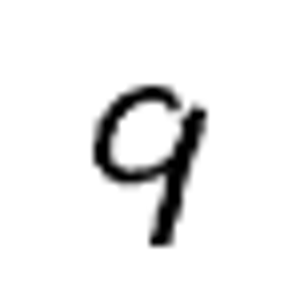
#> input picture sample_digits/mnist_test_16_digit9.png, 300 x 300 px
$ python -i preprocess.py   (imports and definitions only)
#> lines starting #> are read from the running program, lines starting #| are printed output that depends on the picture; after the words box and inside, x2 and y2 are one past the last pixel; in counts of white or black regions, pixels touching at a corner belong together
"""Turn a user's handwritten digit image into an MNIST-style 28×28 input.

MNIST digits are white on black, fitted into a 20×20 box and centred by their centre
of mass inside a 28×28 frame. A photo or drawing must go through the same steps,
otherwise the model sees something very different from its training data."""
from __future__ import annotations

import numpy as np
from PIL import Image


def _center_of_mass(a: np.ndarray):
    total = a.sum()
    if total == 0:
        return a.shape[0] / 2, a.shape[1] / 2
    rows, cols = np.indices(a.shape)
    return (rows * a).sum() / total, (cols * a).sum() / total


def prepare_image(source, return_steps: bool = False):
    """source: file path, PIL image or numpy array. Returns a float32 (28, 28) array in [0, 1]."""
#> called with return_steps = False
    if isinstance(source, Image.Image):
        img = source
    elif isinstance(source, np.ndarray):
        img = Image.fromarray(source.astype(np.uint8))
    else:
        img = Image.open(source)
#> img is the input picture: PIL image 300x300 L; min 0, max 255, mean 238.6
    if img.mode in ("RGBA", "LA"):                       # transparent drawings: paste on white
        bg = Image.new("RGBA", img.size, (255, 255, 255, 255))
        img = Image.alpha_composite(bg, img.convert("RGBA"))
    gray = np.asarray(img.convert("L"), dtype=np.float32)
    steps = {"original": gray.copy()}

    # 1. MNIST is white digit on black: invert if the background is light
    if np.median(gray) > 127:
        gray = 255.0 - gray
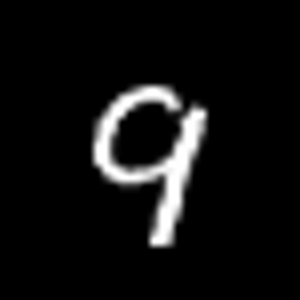
#> gray: shape (300, 300) float32; min 0, max 255, mean 16.4
    # remove the paper/background level and faint noise (thresholds adapt to the ink strength)
    gray = np.clip(gray - np.median(gray), 0, None)
    peak = np.percentile(gray, 99.9)
#> peak = 255
    if peak <= 0:
        raise ValueError("The image looks empty – no digit found.")
    gray[gray < 0.15 * peak] = 0
#> gray: shape (300, 300) float32; 3.05% of pixels changed, all inside (x1, y1, x2, y2) = (89, 82, 211, 250)
    steps["inverted"] = gray.copy()

    # 2. Crop to the digit's bounding box (using only clearly inked pixels)
    ys, xs = np.nonzero(gray >= 0.3 * peak)
#> ys = 7071 values from 85 to 246; xs = 7071 values, max 207 at index 1549, min 92 at index 3029, mean 152.7
    if len(ys) == 0:
        raise ValueError("The image looks empty – no digit found.")
    crop = np.clip(gray[ys.min():ys.max() + 1, xs.min():xs.max() + 1] * (255.0 / peak), 0, 255)
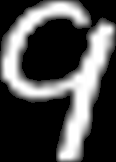
#> crop: shape (162, 116) float32; min 0, max 255, mean 76.5
    steps["cropped"] = crop.copy()

    # 3. Resize so the longer side is 20 px, keeping the aspect ratio
    h, w = crop.shape
#> h = 162; w = 116
    scale = 20.0 / max(h, w)
#> scale = 0.123
    nh, nw = max(1, round(h * scale)), max(1, round(w * scale))
#> nh = 20; nw = 14
    small = np.asarray(Image.fromarray(crop.astype(np.uint8)).resize((nw, nh), Image.LANCZOS), dtype=np.float32)

    # 4. Paste into a 28×28 frame, centred by centre of mass
    canvas = np.zeros((28, 28), dtype=np.float32)
    top, left = (28 - nh) // 2, (28 - nw) // 2
#> top = 4; left = 7
    canvas[top:top + nh, left:left + nw] = small
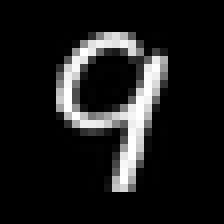
#> canvas: shape (28, 28) float32 (shown 8 times larger); min 0, max 255, mean 27.8
    cy, cx = _center_of_mass(canvas)
#> in _center_of_mass, `total = a.sum()`: total = 21774
#> cy = 12.2; cx = 13.91
    dy, dx = int(round(14 - cy)), int(round(14 - cx))
#> dy = 2; dx = 0
    canvas = np.roll(np.roll(canvas, dy, axis=0), dx, axis=1)
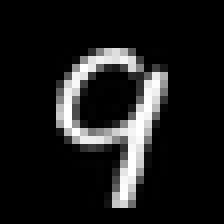
#> canvas: shape (28, 28) float32 (shown 8 times larger); min 0, max 255, mean 27.8

    out = np.clip(canvas / max(canvas.max(), 1e-6), 0, 1).astype(np.float32)
    steps["final"] = out
    return (out, steps) if return_steps else out

>>> result = prepare_image('../sample_digits/mnist_test_16_digit9.png')

$ run again, on sample_digits/mnist_test_45_digit5.png
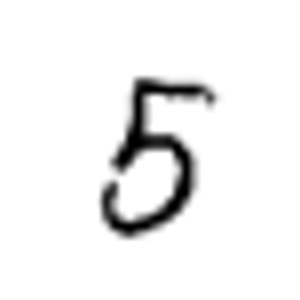
#> input picture sample_digits/mnist_test_45_digit5.png, 300 x 300 px
#> in prepare_image, img is the input picture: PIL image 300x300 L; min 0, max 255, mean 240.6
#> in prepare_image, `gray = 255.0 - gray`:
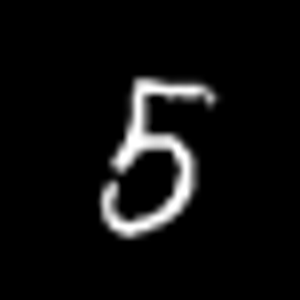
#> gray: shape (300, 300) float32; min 0, max 255, mean 14.4
#> peak = 255
#> ys = 6535 values from 77 to 238; xs = 6535 values, max 215 at index 1193, min 100 at index 4759, mean 152.4
#> total = 19089
#> cy = 13.48; cx = 12.88
#> dy = 1
#> in prepare_image, `canvas = np.roll(np.roll(canvas, dy, axis=0), dx, axis=1)`:
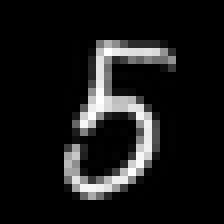
#> canvas: shape (28, 28) float32 (shown 8 times larger); min 0, max 255, mean 24.3

$ run again, on sample_digits/mnist_test_50_digit6.png
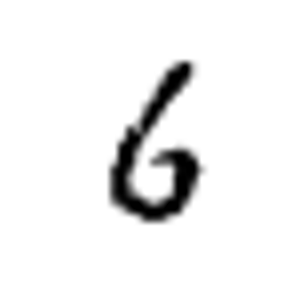
#> input picture sample_digits/mnist_test_50_digit6.png, 300 x 300 px
#> in prepare_image, img is the input picture: PIL image 300x300 L; min 0, max 255, mean 240.5
#> in prepare_image, `gray = 255.0 - gray`:
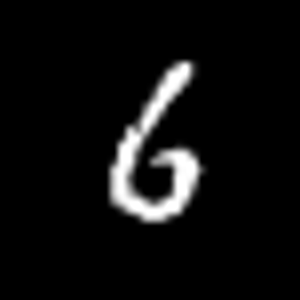
#> gray: shape (300, 300) float32; min 0, max 255, mean 14.5
#> peak = 255
#> ys = 6279 values from 61 to 222; xs = 6279 values, max 201 at index 3413, min 109 at index 3414, mean 155.1
#> total = 18704
#> cy = 15.36; cx = 13.06
#> dy = -1; dx = 1
#> in prepare_image, `canvas = np.roll(np.roll(canvas, dy, axis=0), dx, axis=1)`:
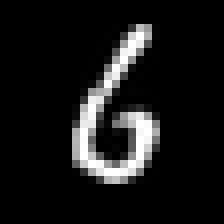
#> canvas: shape (28, 28) float32 (shown 8 times larger); min 0, max 255, mean 23.9
